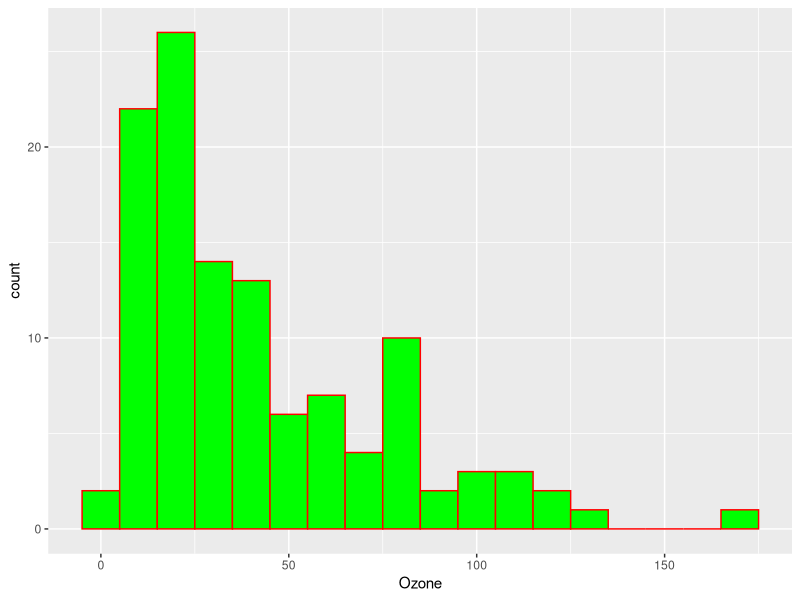
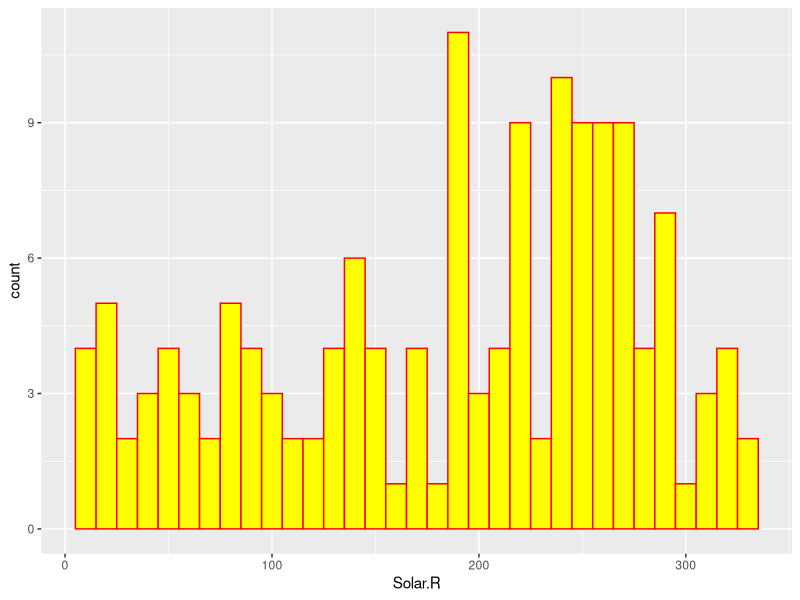
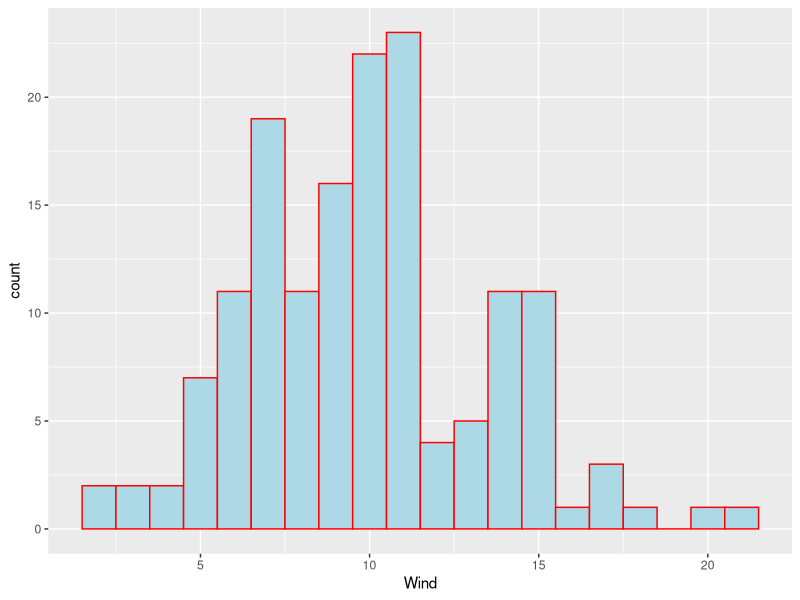
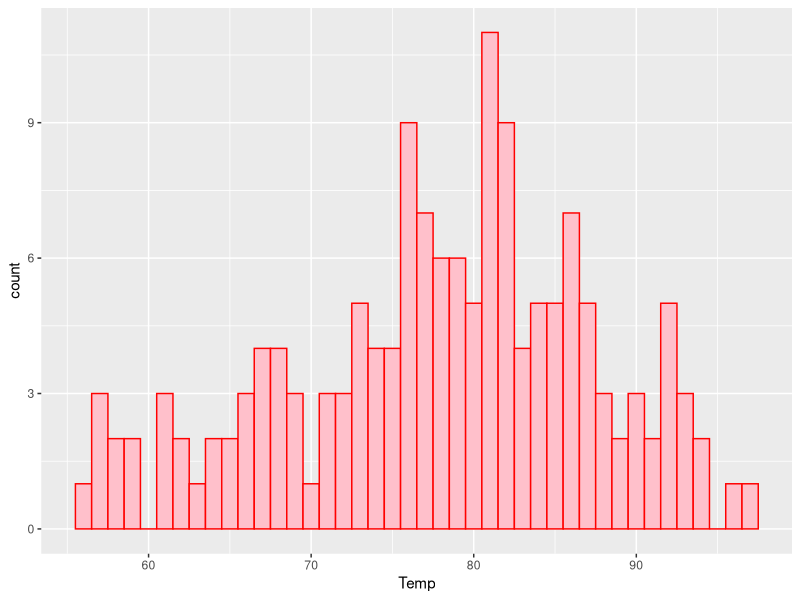

R code for these plots, in order: (Note: this script raises an error after producing the figures.)
#Surabhi Chouhan
#IST687 - Viz Lab:  air quality Analysis

#This Rscript is analyzing the Air Quality dataset by plotting different types of charts and graphs

#installing the necessary package
install.packages("ggplot2")
library("ggplot2")

#Step 1
#Copying the dataset into a temporary one
temp_aq <- airquality
temp_aq

#Step 2
#Removing the NAs using "na.rm=TRUE" in the function itself, so that any data is not skipped except the NAs


#Step 3 : Understand the data distribution

#Making the histogram for Ozone in steps
g <- ggplot(temp_aq,aes(x=Ozone))
g <- g + geom_histogram(binwidth=10,color="red",fill="green",na.rm=TRUE)
g

#Making the histogram for Solar.R in steps
g <- ggplot(temp_aq,aes(x=Solar.R))
g <- g + geom_histogram(binwidth=10,color="red",fill="yellow",na.rm=TRUE)
g

#Making the histogram for Wind in steps
g <- ggplot(temp_aq,aes(x=Wind))
g <- g + geom_histogram(binwidth=1,color="red",fill="lightblue",na.rm=TRUE)
g

#Making the histogram for Temp in steps
g <- ggplot(temp_aq,aes(x=Temp))
g <- g + geom_histogram(binwidth=1,color="red",fill="pink",na.rm=TRUE)
g

#boxplot for Ozone
g <- ggplot(temp_aq, aes(x=Ozone,y=date))
g <- g + geom_boxplot(na.rm=TRUE)
g

#Boxplot for different wind values
wind<-factor(temp_aq$Wind)
g <- ggplot(temp_aq, aes(x=wind,y=date))
g <- g + geom_boxplot(na.rm=TRUE)
g


#Explore how the data changes over time

#combining the Month and Day column to get a column named "date"
#code courtesy- http://stackoverflow.com/questions/26334763/merge-three-different-columns-into-a-date-in-r
date <- as.Date(with(temp_aq, paste(1973, temp_aq$Month, temp_aq$Day,sep="-")), "%Y-%m-%d")

#Making the line chart for Ozone with date on y-axis
g_o <- ggplot(temp_aq, aes(x=reorder(Ozone,date),y=date,group=1))
g_o <- g_o + geom_line(color="red",na.rm=TRUE)+geom_point()
g_o <- g_o + theme(axis.text.x=element_text(angle=90,hjust=1))
g_o

#Making the line chart for Temp with date on y-axis
g_t <- ggplot(temp_aq, aes(x=reorder(Temp,date),y=date,group=1))
g_t <- g_t + geom_line(color="purple",na.rm=TRUE)+geom_point()
g_t <- g_t + theme(axis.text.x=element_text(angle=90,hjust=1))
g_t

#Making the line chart for Wind with date on y-axis
g_w <- ggplot(temp_aq, aes(x=reorder(Wind,date),y=date,group=1))
g_w <- g_w + geom_line(color="blue",na.rm=TRUE)+geom_point()
g_w <- g_w + theme(axis.text.x=element_text(angle=90,hjust=1))
g_w

#Making the line chart for Solar.R with date on y-axis
g_s <- ggplot(temp_aq, aes(x=reorder(Solar.R,date),y=date,group=1))
g_s <- g_s + geom_line(color="green",na.rm=TRUE)+geom_point()
g_s <- g_s + theme(axis.text.x=element_text(angle=90,hjust=1))
g_s

#One chart with 4 lines each for Ozone,Temp,Wind and Solar.R
g_line <- ggplot(temp_aq,aes(x=date),group=1)
g_line <- g_line + geom_line(aes(y=Ozone,color="Ozone"),na.rm=TRUE)
g_line <- g_line + geom_line(aes(y=Temp,color="Temp"),na.rm=TRUE)
g_line <- g_line + geom_line(aes(y=Wind,color="Wind"),na.rm=TRUE)
g_line <- g_line + geom_line(aes(y=Solar.R,color="Solar.R"),na.rm=TRUE)
g_line

#Step 4
#Heat Map

#Heat map in steps, with xaxis as day and yaxis as different variables Ozone, Temp, Wind and Solar.R
g_heat<- ggplot(temp_aq, aes(x=Day,group=Day)) 
g_heat<- g_heat + geom_tile(aes(y = Ozone), color="red",na.rm=TRUE)  
g_heat<- g_heat + geom_tile(aes(y = Temp), color="green",na.rm=TRUE)
g_heat<- g_heat + geom_tile(aes(y = Wind), color="purple",na.rm=TRUE)
g_heat<- g_heat + geom_tile(aes(y = Solar.R), color="orange",na.rm=TRUE)
g_heat

#Step 5
#Scatter plot

#Making a scatter plot with Wind as xaxis, Temp as yaxis, size of dot as Ozone and color as Solar.R
g_sc	<- ggplot(temp_aq,aes(x=Wind,y=Temp),na.rm=TRUE) 
g_sc	<- g_sc+geom_point(aes(size=Ozone,color=Solar.R),na.rm=TRUE) 
g_sc


#Step 6

#Most useful visualization
#Line chart, as it shows the variation typically as it is with the highs and lows, and it is easy to understand and interpret
